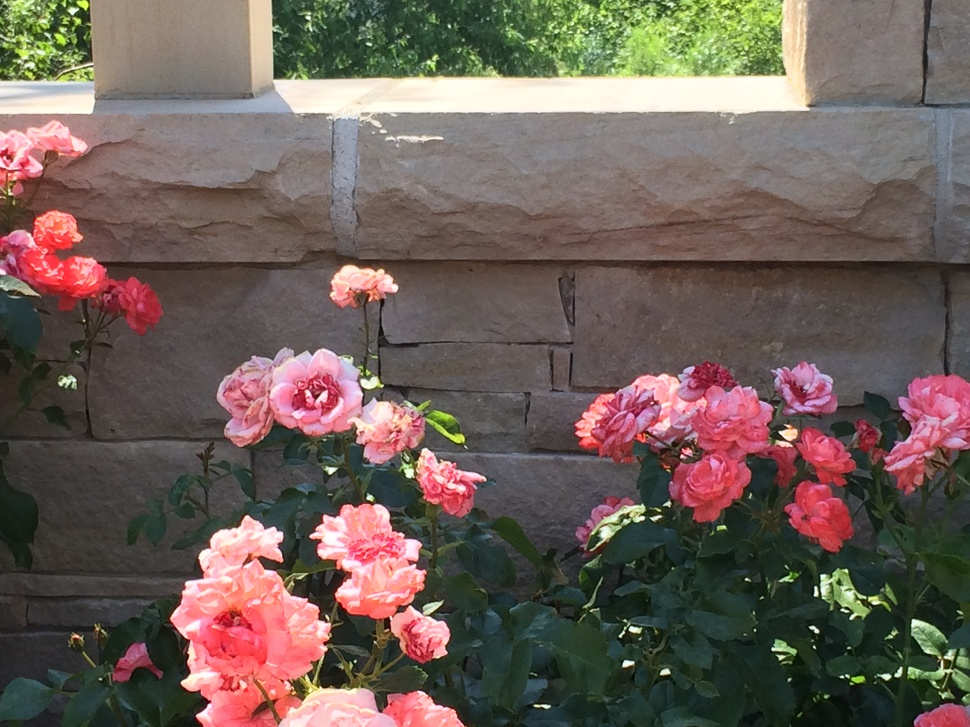
#> input picture jennifer/rose.JPG, 970 x 727 px, shrunk from 3264 x 2448 before the run, found by its file name; the run also reads 1 picture not shown here
$ python watermark.py
#> lines starting #> are read from the running program, lines starting #| are printed output that depends on the picture
#!/usr/bin/env python3
# -*- coding: utf-8 -*-
"""
Created on Mon Jul 20 14:56:07 2020

@author: jenzyy
"""

import imageio
import matplotlib.pyplot as plt
import numpy as np

'''
# set wd
import os
os. chdir('./Documents/GitHub/Randomized-SVD/jennifer/watermark')
'''

# read in image
im = imageio.imread("rose.jpg")
#> im is the input picture: shape (727, 970, 3); mean R, G, B 109.7, 95, 88.1

# watermark
W = imageio.imread("cat.jpg")
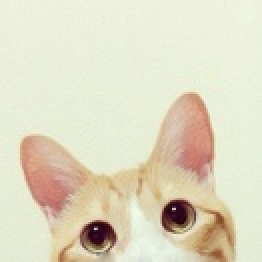
#> input picture jennifer/cat.JPG, 131 x 131 px, shrunk from 440 x 440 before the run, found by its file name (shown 2 times larger)
#> W is the input picture: shape (131, 131, 3); mean R, G, B 223.8, 218, 193.8
#W = np.random.rand(rows,rows)
Wp = imageio.imread("dog.jpg")
# scale
a = 0.1

def im_stack(im):
    im_type = im.dtype
    im = im.astype(np.float64)
    rows,cols = im.shape[:2]
#> rows = 727; cols = 970
    im_stacked = im.reshape(rows,-1)
    return im_stacked, im_type

def im_stack_s(im, im_type):
    rows = im.shape[0]
    cols = im.shape[1]//3
    im_m = im.reshape(rows, cols, -1)
    im_m = im_m.astype(im_type)
    plt.imshow(im_m)
    plt.show()

im_stacked, im_type = im_stack(im)
W_stacked, W_type = im_stack(W)
#> in im_stack (call 2), `im_stacked = im.reshape(rows,-1)`:
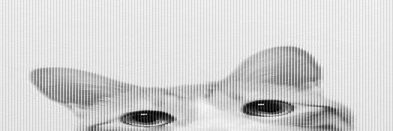
#> im_stacked: shape (131, 393) float64; min 0, max 251, mean 211.9
Wp_stacked, Wp_type = im_stack(Wp)

def watermark_image(im, W, a):
#> called with a = 0.1
    rows,cols = im.shape[:2]
#> rows = 727; cols = 2910
    U,S,V = np.linalg.svd(im,full_matrices = False)
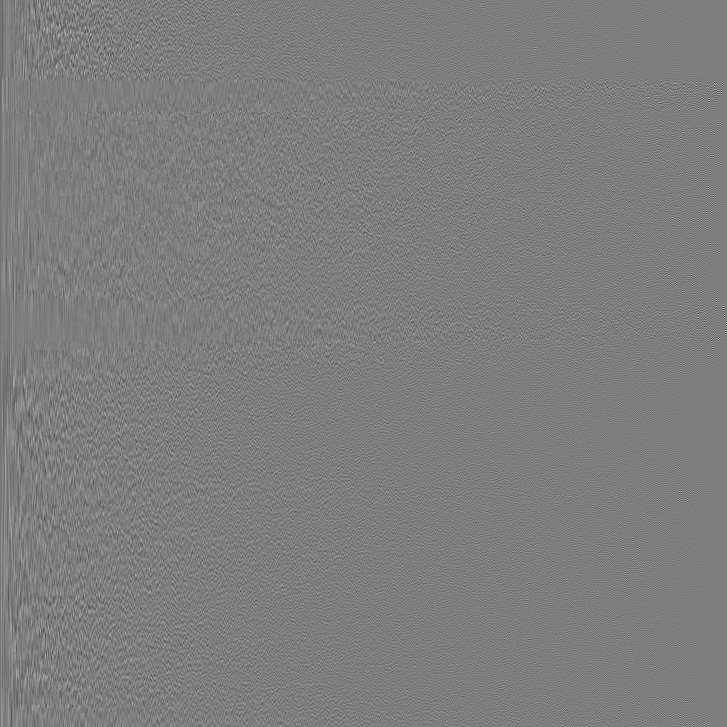
#> U: shape (727, 727) float64; min -0.428, max 0.434, mean -5.1e-05; drawn with min black and max white
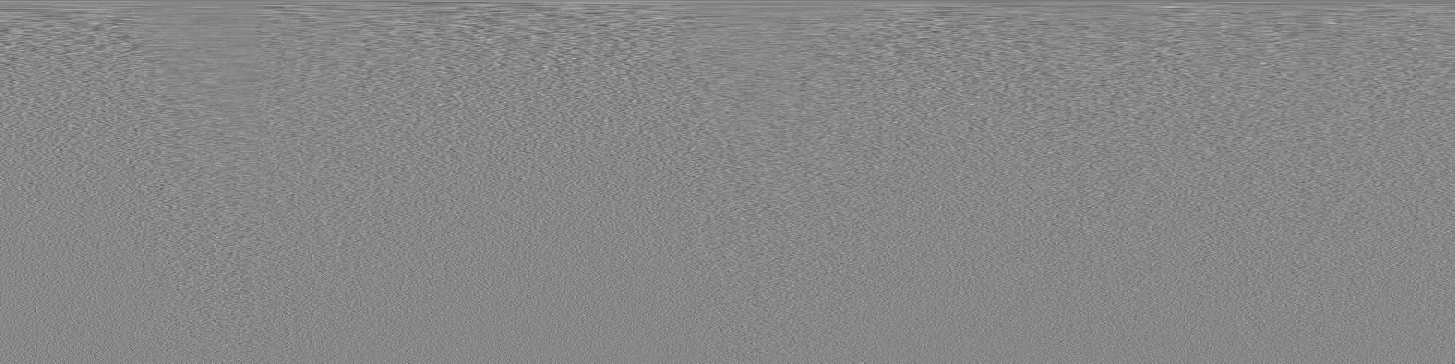
#> V: shape (727, 2910) float64 (shown at 1/2 size); min -0.161, max 0.142, mean -2.77e-05; drawn with min black and max white
#> S = 727 values, max 150664.1 at index 0, min 14.22 at index 726, mean 1121.8
    Wp = np.pad(W,[(0, rows - W.shape[0]), (0, rows - W.shape[1])])
#> Wp: shape (727, 727) float64
    Aw = np.diag(S)+a*Wp
    Uw,Sw,Vw = np.linalg.svd(Aw,full_matrices = True)
#> Sw = 727 values, max 150688.7 at index 0, min 14.22 at index 726, mean 1127.2
    marked = U @ np.diag(Sw) @ V
    return marked, Uw, S, Vw

# show output
marked, Uw, S, Vw = watermark_image(im_stacked, W_stacked,0.1)
im_stack_s(marked,im_type)

# extract watermark
def watermark_extract(marked, Uw, S,Vw, a):
#> called with S = array of shape (727,), a = 0.1
    Um, Sm, Vm = np.linalg.svd(marked)
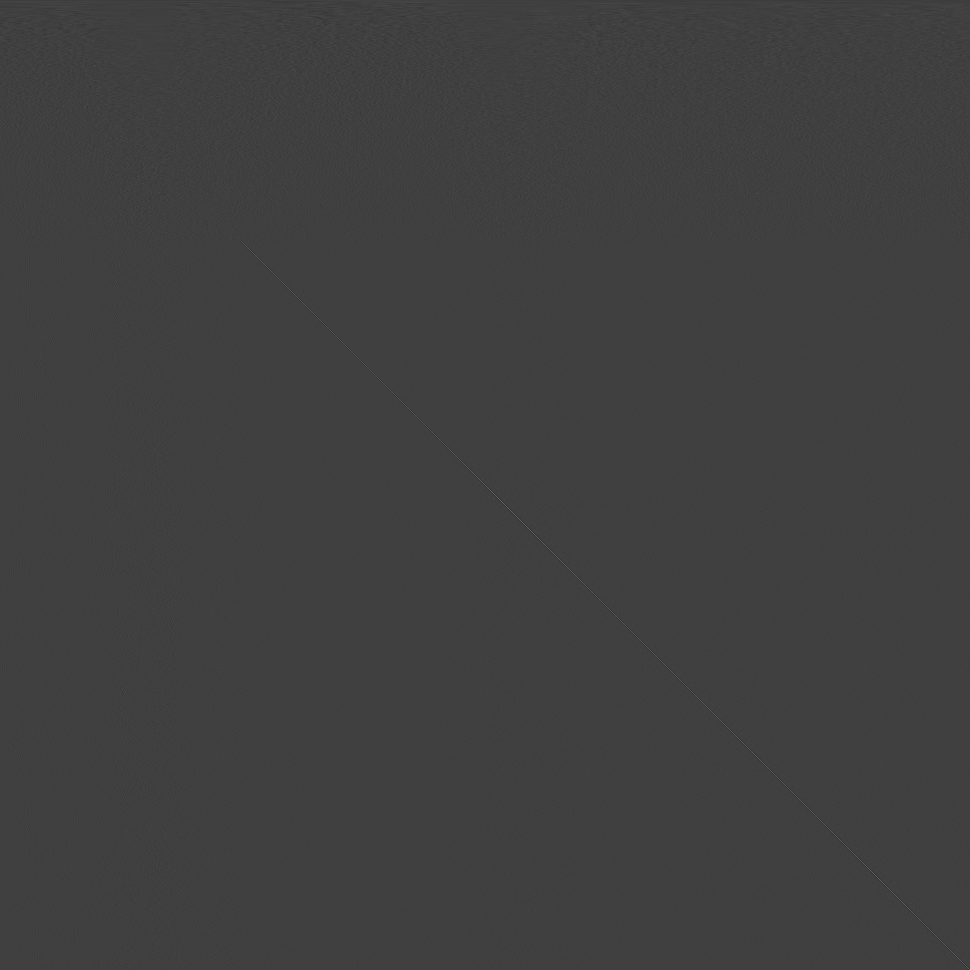
#> Vm: shape (2910, 2910) float64 (shown at 1/3 size); min -0.289, max 0.855, mean -6.97e-06; drawn with min black and max white
#> Sm has the same summary as Sw in watermark_image
    M = (Uw @ np.diag(Sm) @ Vw - np.diag(S))/a
    #rows = len(S)
    #Mp = np.pad(M,[(0, M.shape[0]- rows), (0, M.shape[1] - rows)])
    return M

# test output
M = watermark_extract(marked, Uw, S, Vw, a)
Mrow, Mcol = W_stacked.shape
#> Mrow = 131; Mcol = 393
M = M[:Mrow, :Mcol]
#> M: shape (131, 393) float64
im_stack_s(M, W_type)

# extract wrong watermark
marked_p, Uw_p, S_p, Vw_p = watermark_image(im_stacked, Wp_stacked,0.1)
#> call 2 of watermark_image, with a = 0.1
#> in watermark_image (call 2), `Wp = np.pad(W,[(0, rows - W.shape[0]), (0, rows - W.shape[1])])`:
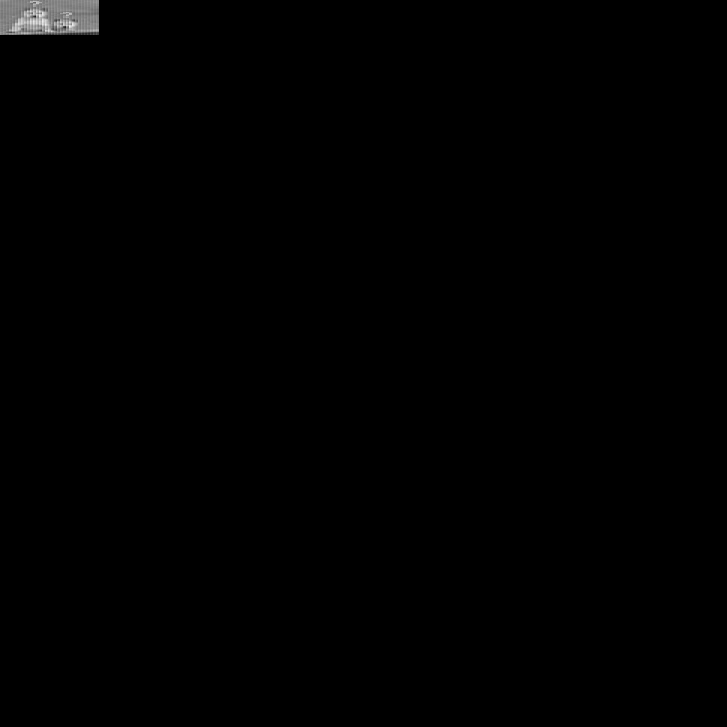
#> Wp: shape (727, 727) float64; min 0, max 242, mean 0.9
#> in watermark_image (call 2), `Uw,Sw,Vw = np.linalg.svd(Aw,full_matrices = True)`: Sw = 727 values, max 150679.1 at index 0, min 14.22 at index 726, mean 1122.5
#> S_p has the same summary as S in watermark_image
Mp = watermark_extract(marked, Uw_p, S, Vw_p, a)
Mprow, Mpcol = Wp_stacked.shape
#> Mprow = 35; Mpcol = 99
Mp = Mp[:Mprow, :Mpcol]
im_stack_s(Mp, Wp_type)
#> in im_stack_s (call 3), `im_m = im_m.astype(im_type)`:
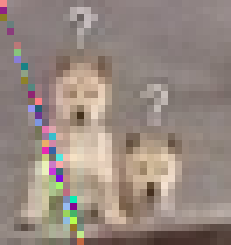
#> im_m: shape (35, 33, 3) (shown 7 times larger); mean of channels 0, 1, 2 150.8, 136.4, 128.4; drawn as R, G, B
